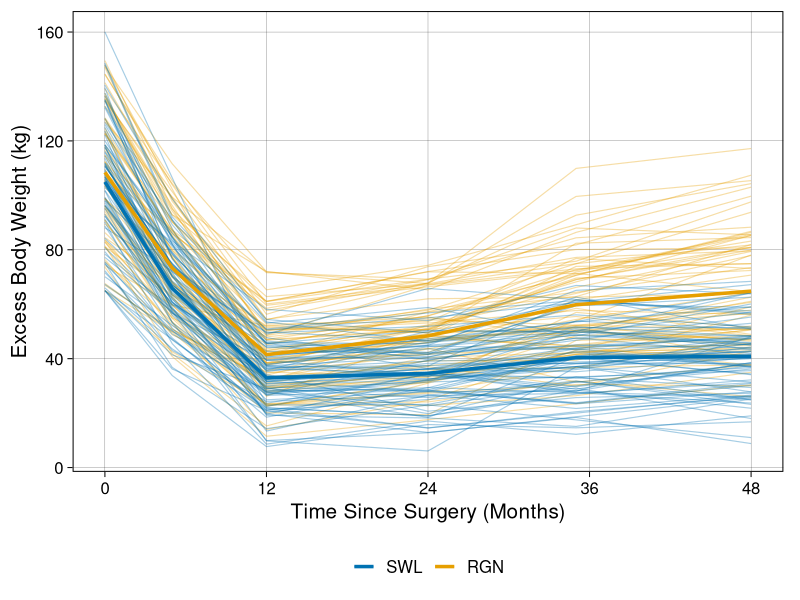

This figure's R source:
library(ggplot2)
library(dplyr)
library(here)
setwd(here::here("figures/FigSy"))

df = read.csv("data.csv", stringsAsFactors = FALSE)
df$group = factor(df$group, levels = c("SWL", "RGN"))

group_colors = c("SWL" = "#0072B2", "RGN" = "#E69F00")

df_mean = df |>
  group_by(group, time_months) |>
  summarise(ebw_kg = mean(ebw_kg), .groups = "drop")

p = ggplot(df, aes(x = time_months, y = ebw_kg, color = group)) +
  geom_line(aes(group = subject_id), linewidth = 0.4, alpha = 0.35) +
  geom_line(data = df_mean, aes(group = group), linewidth = 1.2, alpha = 1.0) +
  scale_x_continuous(
    name   = "Time Since Surgery (Months)",
    breaks = c(0, 12, 24, 36, 48)
  ) +
  scale_y_continuous(name = "Excess Body Weight (kg)") +
  scale_color_manual(
    values = group_colors,
    labels = c("SWL" = "SWL", "RGN" = "RGN"),
    name = NULL
  ) +
  theme_linedraw(base_size = 15) +
  theme(
    legend.position  = "bottom",
    panel.grid.minor = element_blank(),
    plot.margin      = margin(8, 12, 8, 8)
  )

ggsave("figsy.png", p, width = 6, height = 5, dpi = 800, bg = "white")
